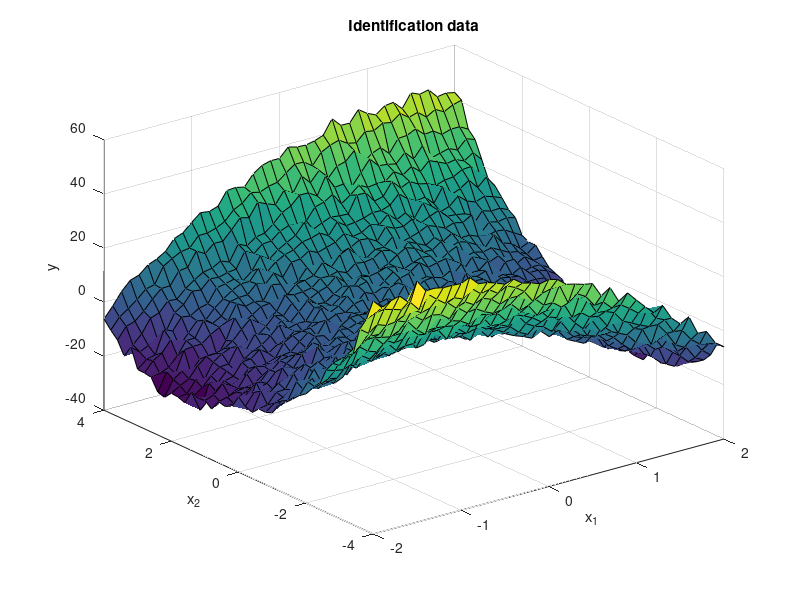
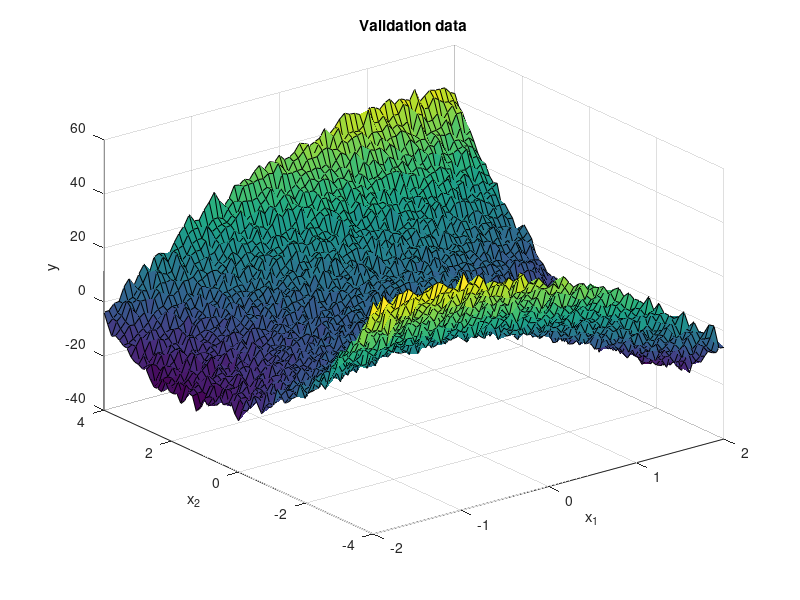

These charts were generated, in order, by the following MATLAB code: (Note: this script raises an error after producing the figures.)
%% Initial data
clear all
% loading the initial data
load('proj_fit_04.mat');

% identification data
x1_id = id.X{1,1};
x2_id = id.X{2,1};
y_id = id.Y;

% validation data
x1_val = val.X{1,1};
x2_val = val.X{2,1};
y_val = val.Y;

% plotting the identification data
surf(x1_id,x2_id,y_id) 
xlabel('x_1'), ylabel('x_2'), zlabel('y')
title('Identification data')

% plotting the validation data
figure
surf(x1_val,x2_val,y_val)
xlabel('x_1'), ylabel('x_2'), zlabel('y')
title('Validation data')

%% Arranging the data in convenable form
% the number of identification output values
N_id = length(y_id);
% the number of validation output values
N_val = length(y_val);

% arranging the input values (both identification and validation) into all 
% the possible combinations
xflat_id = xf(x1_id,x2_id);
xflat_val = xf(x1_val,x2_val);

% arranging the output values (both identification and validation) into a
% column
yflat_id = reshape(y_id',N_id^2,1);
yflat_val = reshape(y_val',N_val^2,1);

% variables in which we stored the first, respectively the second column of
% xflat_id and xflat_val
xf1_id = xflat_id(:,1)';
xf2_id = xflat_id(:,2)';
xf1_val = xflat_val(:,1)';
xf2_val = xflat_val(:,2)';

%% Finding the model and its best performance
% tuning the polynomial degree in order to obtain the best performance of
% the model
m = 1:30;

% array in which will be stored all MSEs on identification and validation
mse_id = zeros(1,length(m));
mse_val = zeros(1,length(m));

for i = 1:30
    % i represents the degree m
    
    % computing the regressors for both the identification and validation
    % data inputs
    phi_id = regressor(i,xf1_id,xf2_id);
    phi_val = regressor(i,xf1_val,xf2_val);
    
    % finding the unknown parameters of the polynomial approximator which
    % will be stored in theta
    theta = phi_id\yflat_id;
    
    % approximated values of the identification output
    yhat_id = phi_id*theta;
    
    % approximated values of the validation output
    yhat_val = phi_val*theta;
    
    % computing the mean squared error on identification data
    mse_id(i) = 1/N_id*sum((yhat_id'-yflat_id').^2);
    % computing the mean squared error on validation data
    mse_val(i) = 1/N_val*sum((yhat_val'-yflat_val').^2);
end

% plotting the mse_id and mse_val vectors depending on the degree m
figure
subplot(121), plot(m,mse_id)
xlabel('m'), ylabel('MSE')
title({'The mean squared errors','on identification data'})
subplot(122), plot(m,mse_val)
xlabel('m'), ylabel('MSE')
title({'The mean squared errors','on validation data'})
sgtitle('The mean squared errors depending on m')

% finding the minimal MSE on validation and the corresponding degree m
[mse_min,m_best] = min(mse_val,[],'linear');

%% Computing the approximated values of the outputs
% computing the regressors for both the identification and validation
% data inputs using the optimal degree m
phi_id_final = regressor(m_best,xf1_id,xf2_id);
phi_val_final = regressor(m_best,xf1_val,xf2_val);

% finding the unkonwn parameters of the polynomial approximator which
% will be stored in theta
theta_final = phi_id_final\yflat_id;

% the model (the best approximated values of the output on identification) 
yhat_id_best = phi_id_final*theta_final;
% the model (the best approximated values of the output on validation) 
yhat_val_best = phi_val_final*theta_final;

% the final approximated values arranged in a matrix of the same size as
% the matrix with the true output values
yhat_id_final = reshape(yhat_id_best,N_id,N_id)';
yhat_val_final = reshape(yhat_val_best,N_val,N_val)';

%% Representative graphs with the true and approximated values of the outputs
% plotting the identification data
figure
subplot(121)
surf(x1_id,x2_id,y_id)
xlabel('x_1'), ylabel('x_2'), zlabel('y')
title({'True values of the','identification output'})
% plotting the approximated values of the identification outputs
subplot(122)
surf(x1_id,x2_id,yhat_id_final)
xlabel('x_1'), ylabel('x_2'), zlabel('y')
title({'Approximated values of the','identification output'})

% graph with the comparison between the true identification output values
% and the approximated values
figure
surf(x1_id,x2_id,y_id), hold on
surf(x1_id,x2_id,yhat_id_final)
xlabel('x_1'), ylabel('x_2'), zlabel('y')
title({'Comparison between the true values and the approximated values','of the identification outputs'})

% plotting the validation data
figure
subplot(121)
surf(x1_val,x2_val,y_val)
xlabel('x_1'), ylabel('x_2'), zlabel('y')
title({'True values of the','validation output'})
% plotting the approximated values
subplot(122)
surf(x1_val,x2_val,yhat_val_final)
xlabel('x_1'), ylabel('x_2'), zlabel('y')
title({'Approximated values of the','validation output'})

% graph with the comparison between the true validation output values
% and the approximated values
figure
surf(x1_val,x2_val,y_val), hold on
surf(x1_val,x2_val,yhat_val_final)
xlabel('x_1'), ylabel('x_2'), zlabel('y')
title({'Comparison between the true values and the approximated values','of the validation outputs'})
